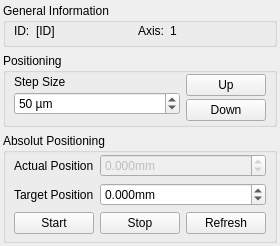
<?xml version="1.0" encoding="UTF-8"?>
<ui version="4.0">
 <class>DockWidgetLeicaMotorFocus</class>
 <widget class="QWidget" name="DockWidgetLeicaMotorFocus">
  <property name="geometry">
   <rect>
    <x>0</x>
    <y>0</y>
    <width>269</width>
    <height>230</height>
   </rect>
  </property>
  <property name="windowTitle">
   <string>Form</string>
  </property>
  <layout class="QVBoxLayout" name="verticalLayout_2">
   <property name="leftMargin">
    <number>3</number>
   </property>
   <property name="topMargin">
    <number>3</number>
   </property>
   <property name="rightMargin">
    <number>3</number>
   </property>
   <property name="bottomMargin">
    <number>3</number>
   </property>
   <item>
    <widget class="QGroupBox" name="groupBox">
     <property name="sizePolicy">
      <sizepolicy hsizetype="Preferred" vsizetype="Minimum">
       <horstretch>0</horstretch>
       <verstretch>0</verstretch>
      </sizepolicy>
     </property>
     <property name="title">
      <string>General Information</string>
     </property>
     <layout class="QHBoxLayout" name="horizontalLayout_4">
      <property name="leftMargin">
       <number>8</number>
      </property>
      <property name="topMargin">
       <number>1</number>
      </property>
      <property name="rightMargin">
       <number>8</number>
      </property>
      <property name="bottomMargin">
       <number>6</number>
      </property>
      <item>
       <widget class="QLabel" name="label_2">
        <property name="sizePolicy">
         <sizepolicy hsizetype="Preferred" vsizetype="Preferred">
          <horstretch>0</horstretch>
          <verstretch>0</verstretch>
         </sizepolicy>
        </property>
        <property name="text">
         <string>ID:</string>
        </property>
       </widget>
      </item>
      <item>
       <widget class="QLabel" name="lblID">
        <property name="sizePolicy">
         <sizepolicy hsizetype="Expanding" vsizetype="Preferred">
          <horstretch>0</horstretch>
          <verstretch>0</verstretch>
         </sizepolicy>
        </property>
        <property name="text">
         <string>[ID]</string>
        </property>
       </widget>
      </item>
      <item>
       <widget class="QLabel" name="label">
        <property name="sizePolicy">
         <sizepolicy hsizetype="Preferred" vsizetype="Preferred">
          <horstretch>0</horstretch>
          <verstretch>0</verstretch>
         </sizepolicy>
        </property>
        <property name="text">
         <string>Axis:</string>
        </property>
       </widget>
      </item>
      <item>
       <widget class="QLabel" name="lblName">
        <property name="sizePolicy">
         <sizepolicy hsizetype="Expanding" vsizetype="Preferred">
          <horstretch>0</horstretch>
          <verstretch>0</verstretch>
         </sizepolicy>
        </property>
        <property name="text">
         <string>1</string>
        </property>
       </widget>
      </item>
     </layout>
    </widget>
   </item>
   <item>
    <widget class="QGroupBox" name="groupBox_2">
     <property name="sizePolicy">
      <sizepolicy hsizetype="Preferred" vsizetype="Preferred">
       <horstretch>0</horstretch>
       <verstretch>0</verstretch>
      </sizepolicy>
     </property>
     <property name="title">
      <string>Positioning</string>
     </property>
     <layout class="QHBoxLayout" name="horizontalLayout">
      <property name="leftMargin">
       <number>8</number>
      </property>
      <property name="topMargin">
       <number>1</number>
      </property>
      <property name="rightMargin">
       <number>8</number>
      </property>
      <property name="bottomMargin">
       <number>3</number>
      </property>
      <item>
       <layout class="QVBoxLayout" name="verticalLayout_4">
        <property name="spacing">
         <number>3</number>
        </property>
        <property name="bottomMargin">
         <number>6</number>
        </property>
        <item>
         <widget class="QLabel" name="label_3">
          <property name="text">
           <string>Step Size</string>
          </property>
         </widget>
        </item>
        <item>
         <widget class="QSpinBox" name="spinStepSize">
          <property name="sizePolicy">
           <sizepolicy hsizetype="MinimumExpanding" vsizetype="Fixed">
            <horstretch>0</horstretch>
            <verstretch>0</verstretch>
           </sizepolicy>
          </property>
          <property name="suffix">
           <string> µm</string>
          </property>
          <property name="maximum">
           <number>1000</number>
          </property>
          <property name="value">
           <number>50</number>
          </property>
         </widget>
        </item>
       </layout>
      </item>
      <item>
       <layout class="QVBoxLayout" name="verticalLayout">
        <property name="spacing">
         <number>3</number>
        </property>
        <item>
         <widget class="QPushButton" name="btnUp">
          <property name="sizePolicy">
           <sizepolicy hsizetype="Preferred" vsizetype="Fixed">
            <horstretch>0</horstretch>
            <verstretch>0</verstretch>
           </sizepolicy>
          </property>
          <property name="text">
           <string>Up</string>
          </property>
         </widget>
        </item>
        <item>
         <widget class="QPushButton" name="btnDown">
          <property name="sizePolicy">
           <sizepolicy hsizetype="Preferred" vsizetype="Fixed">
            <horstretch>0</horstretch>
            <verstretch>0</verstretch>
           </sizepolicy>
          </property>
          <property name="text">
           <string>Down</string>
          </property>
         </widget>
        </item>
       </layout>
      </item>
     </layout>
    </widget>
   </item>
   <item>
    <widget class="QGroupBox" name="groupBox_3">
     <property name="title">
      <string>Absolut Positioning</string>
     </property>
     <layout class="QVBoxLayout" name="verticalLayout_3">
      <property name="leftMargin">
       <number>8</number>
      </property>
      <property name="topMargin">
       <number>1</number>
      </property>
      <property name="rightMargin">
       <number>8</number>
      </property>
      <property name="bottomMargin">
       <number>6</number>
      </property>
      <item>
       <layout class="QGridLayout" name="gridLayout_2">
        <item row="0" column="0">
         <widget class="QLabel" name="label_actpos">
          <property name="text">
           <string>Actual Position</string>
          </property>
         </widget>
        </item>
        <item row="0" column="1">
         <widget class="QDoubleSpinBox" name="doubleSpinBox_actpos">
          <property name="enabled">
           <bool>false</bool>
          </property>
          <property name="sizePolicy">
           <sizepolicy hsizetype="MinimumExpanding" vsizetype="Fixed">
            <horstretch>0</horstretch>
            <verstretch>0</verstretch>
           </sizepolicy>
          </property>
          <property name="prefix">
           <string/>
          </property>
          <property name="suffix">
           <string>mm</string>
          </property>
          <property name="decimals">
           <number>3</number>
          </property>
          <property name="minimum">
           <double>-300.000000000000000</double>
          </property>
          <property name="maximum">
           <double>300.000000000000000</double>
          </property>
          <property name="singleStep">
           <double>0.001000000000000</double>
          </property>
         </widget>
        </item>
        <item row="1" column="0">
         <widget class="QLabel" name="label_tarpos">
          <property name="text">
           <string>Target Position</string>
          </property>
         </widget>
        </item>
        <item row="1" column="1">
         <widget class="QDoubleSpinBox" name="doubleSpinBox_tarpos">
          <property name="sizePolicy">
           <sizepolicy hsizetype="MinimumExpanding" vsizetype="Fixed">
            <horstretch>0</horstretch>
            <verstretch>0</verstretch>
           </sizepolicy>
          </property>
          <property name="prefix">
           <string/>
          </property>
          <property name="suffix">
           <string>mm</string>
          </property>
          <property name="decimals">
           <number>3</number>
          </property>
          <property name="minimum">
           <double>-300.000000000000000</double>
          </property>
          <property name="maximum">
           <double>300.000000000000000</double>
          </property>
          <property name="singleStep">
           <double>0.001000000000000</double>
          </property>
          <property name="value">
           <double>0.000000000000000</double>
          </property>
         </widget>
        </item>
       </layout>
      </item>
      <item>
       <layout class="QHBoxLayout" name="horizontalLayout_3">
        <item>
         <widget class="QPushButton" name="btnStart">
          <property name="text">
           <string>Start</string>
          </property>
         </widget>
        </item>
        <item>
         <widget class="QPushButton" name="btnStop">
          <property name="text">
           <string>Stop</string>
          </property>
         </widget>
        </item>
        <item>
         <spacer name="horizontalSpacer">
          <property name="orientation">
           <enum>Qt::Horizontal</enum>
          </property>
          <property name="sizeHint" stdset="0">
           <size>
            <width>40</width>
            <height>20</height>
           </size>
          </property>
         </spacer>
        </item>
        <item>
         <widget class="QPushButton" name="btnRefresh">
          <property name="text">
           <string>Refresh</string>
          </property>
         </widget>
        </item>
       </layout>
      </item>
     </layout>
    </widget>
   </item>
   <item>
    <spacer name="verticalSpacer">
     <property name="orientation">
      <enum>Qt::Vertical</enum>
     </property>
     <property name="sizeHint" stdset="0">
      <size>
       <width>20</width>
       <height>40</height>
      </size>
     </property>
    </spacer>
   </item>
  </layout>
 </widget>
 <resources/>
 <connections/>
</ui>
